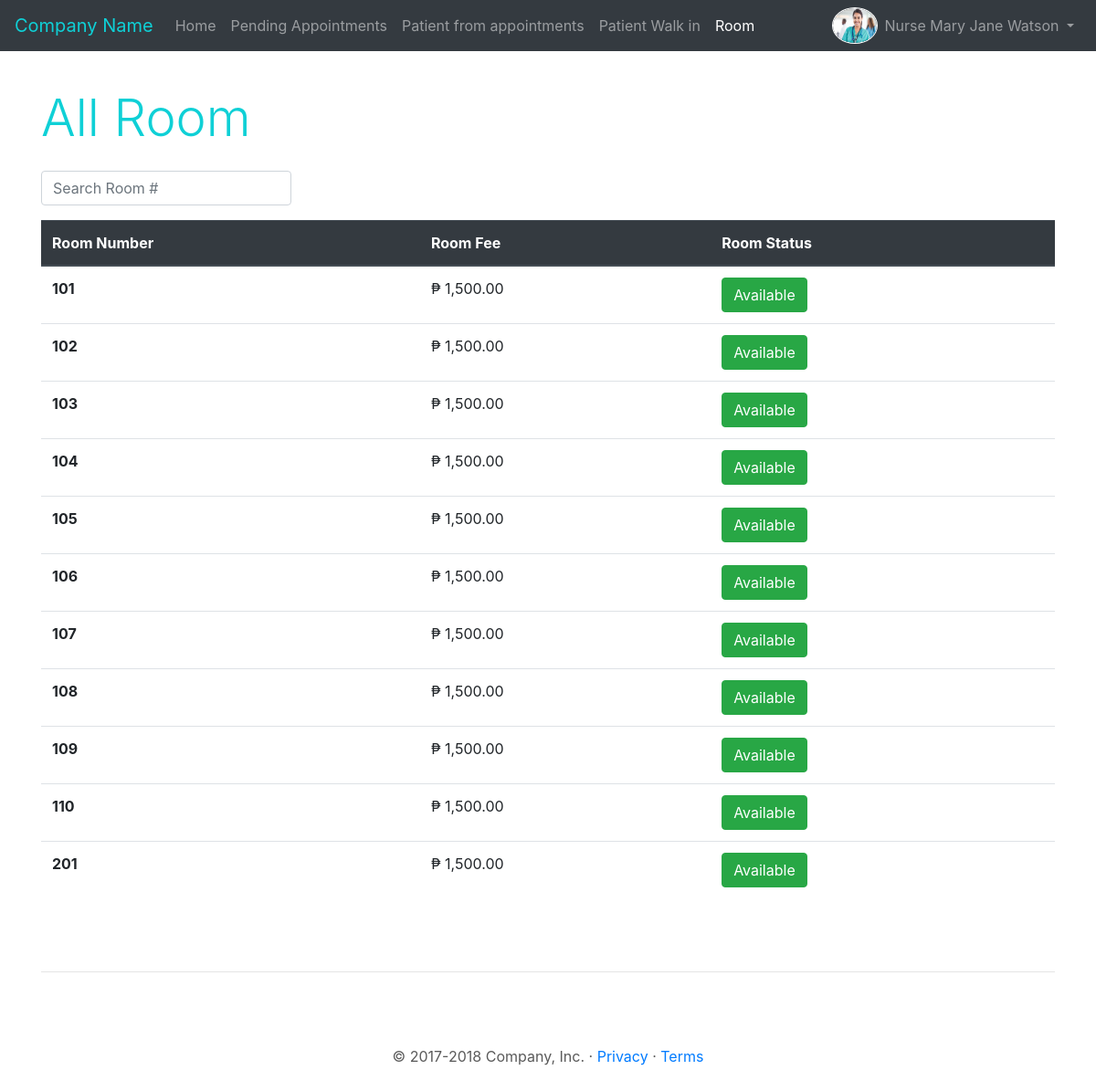
The page /nurse/room.php (signed in) on the database its author committed.
### tables this page shows
CREATE TABLE rooms(
`room_id` int(11) NOT NULL AUTO_INCREMENT,
`room_number` int(11) NOT NULL,
`room_fee` int(11) NOT NULL,
`room_status` varchar(100) NOT NULL DEFAULT 'available',
PRIMARY KEY(`room_id`)
);

### nurse/room.php (the view, shortened to what this page needs)
<?php
require_once '../connect.php';
?>
<!doctype html>
<html lang="en">
<head>
    <link rel="stylesheet" href="https://cdn.jsdelivr.net/npm/bootstrap@4.5.3/dist/css/bootstrap.min.css">
    <link rel="stylesheet" href="../css/main.css" />
</head>
<body>
    <header>
        <nav class="navbar navbar-expand-md navbar-dark fixed-top bg-dark">
            <a class="navbar-brand " i id="primaryColor" href="dashboard.php">Company Name</a>
            <div class="collapse navbar-collapse" id="navbarCollapse">
                <ul class="navbar-nav mr-auto">
                    <li class="nav-item">
                        <a class="nav-link" href="dashboard.php">Home <span class="sr-only">(current)</span></a>
                    </li>
                    <li class="nav-item">
                        <a class="nav-link" href="appointmentPending.php">Pending Appointments</a>
                    </li>
                    <li class="nav-item">
                        <a class="nav-link" href="patient.php">Patient from appointments</a>
                    </li>
                    <li class="nav-item">
                        <a class="nav-link" href="patientWalkIn.php">Patient Walk in</a>
                    </li>
                    <li class="nav-item active">
                        <a class="nav-link" href="room.php">Room</a>
                    </li>
                </ul>
                <ul class="navbar-nav ml-auto">
                    <img src="../upload/nurse_profile_img/<?= $_SESSION['nProfileImg']; ?>" width="50" style="border:1px solid #fff; border-radius: 50%;" alt="">
                    <li class="nav-item dropdown">
                        <a class="nav-link dropdown-toggle" href="#" id="navbarDropdown" role="button" data-toggle="dropdown" aria-haspopup="true" aria-expanded="false">
                            Nurse&nbsp;<?= $_SESSION['nName']; ?>
                        </a>
                    </li>
                </ul>
            </div>
        </nav>
    </header>
    <main role="main">
        <div class="container">
            <h3 class="display-4 mt-5 my-4" id="primaryColor">All Room</h3>
            <div class="row">
                <div class="col">
                    <form class="form-inline">
                        <input class="form-control mb-3" id="searchRoom" type="number" autocomplete="off" placeholder="Search Room #" aria-label="Search">
                    </form>
                </div>
            </div>
            <table class="table table-hover" id="table-data">
                <thead class="thead-dark">
                    <tr>
                        <th scope="col">Room Number</th>
                        <th scope="col">Room Fee</th>
                        <th scope="col">Room Status</th>
                    </tr>
                </thead>
                <tbody>
                    <?php
                    $sql = "SELECT * FROM rooms";
                    $stmt = $con->prepare($sql);
                    $stmt->execute();
                    while ($rooms = $stmt->fetch(PDO::FETCH_ASSOC)) :
                    ?>
                        <tr>
                            <th scope="row"><?= $rooms['room_number'] ?></th>
                            <td>₱ <?= number_format($rooms['room_fee'], 2) ?></td>
                            <td>
                                <?php
                                if ($rooms['room_status'] == "available") {
                                ?>
                                    <form action="addPatient.php" method="post">
                                        <input type="submit" class="btn btn-success" value="Available" name="availableRoom">
                                    </form>
                                <?php
                                }
                                ?>
                            </td>
                        </tr>
                    <?php endwhile; ?>
                </tbody>
            </table>
            <hr class="featurette-divider">
            <footer class="text-center">
                <p>&copy; 2017-2018 Company, Inc. &middot; <a href="#">Privacy</a> &middot; <a href="#">Terms</a></p>
            </footer>
        </div>
    </main>
</body>
</html>

### css/main.css (style rules this page uses)
body { padding-top: 3rem; padding-bottom: 3rem; color: #5a5a5a; }
.featurette-divider { margin: 5rem 0; }
#primaryColor { color: rgb(15, 208, 214); }

### rows shown on the page
rooms: room_number "101", room_fee "1,500.00"
rooms: room_number "102", room_fee "1,500.00"
rooms: room_number "103", room_fee "1,500.00"
rooms: room_number "104", room_fee "1,500.00"
rooms: room_number "105", room_fee "1,500.00"
rooms: room_number "106", room_fee "1,500.00"
rooms: room_number "107", room_fee "1,500.00"
rooms: room_number "108", room_fee "1,500.00"
rooms: room_number "109", room_fee "1,500.00"
rooms: room_number "110", room_fee "1,500.00"
rooms: room_number "201", room_fee "1,500.00"

### other values the page prints
$_SESSION['nName'] "Mary Jane Watson"
